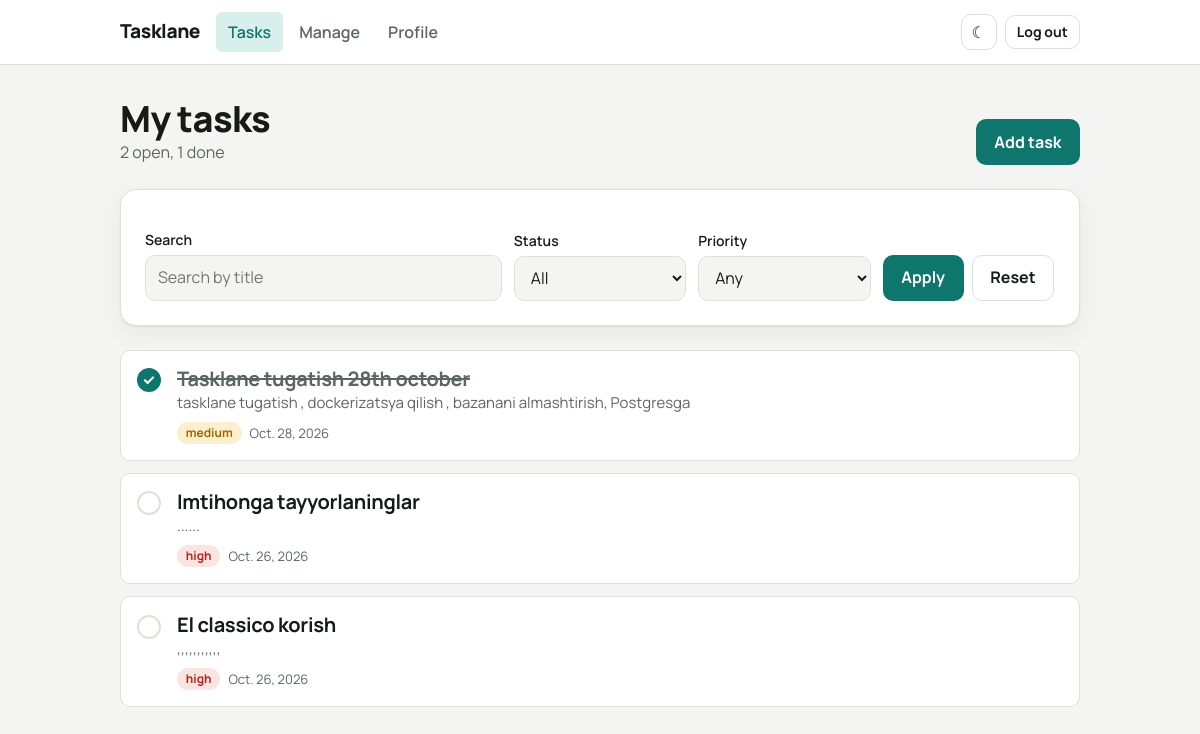
The page / (signed in) on the database its author committed.
### tasks/models.py (models this page shows, shortened)
class Tasks(models.Model):
    title =models.CharField(max_length = 100)
    description = models.TextField()
    due_date = models.DateField()
    priority = models.CharField(max_length=15)
    status = models.BooleanField(default=False)
    user  = models.ForeignKey(User, on_delete=models.CASCADE, related_name="tasks")

### tasks/views.py (the view, shortened to what this page needs)
# urls.py: path("", home_page, name="home"),
@login_required
def home_page(request):
    return render(request, "index.html")

### tasks/context_pro.py (called while the page is built, shortened)
def tasks(request):
    tasks = Tasks.objects.filter(user_id=request.user.id)
    context = {
            "tasks": tasks.all(),
            "open_tasks": tasks.filter(status=False).all().count(),
            "done_tasks": tasks.filter(status=True).all().count()
    }
    return context

### templates/index.html (shortened to what this page needs)
{% extends 'base.html' %}
{% block content %}
    <div class="page-head">
      <div>
        <h1>My tasks</h1>
        <p>{{ open_tasks }} open, {{ done_tasks }} done</p>
      </div>
      <a class="btn" href="manage.html">Add task</a>
    </div>
    <form class="card filter-form" action="{% url  'tasks:home' %}" method="get">
      <div class="field field--search">
        <label for="q">Search</label>
        <input class="input" id="q" name="q" type="search" placeholder="Search by title">
      </div>
      <div class="field">
        <label for="status">Status</label>
        <select class="select" id="status" name="status">
          <option value="all">All</option>
        </select>
      </div>
      <div class="field">
        <label for="priority">Priority</label>
        <select class="select" id="priority" name="priority">
          <option value="any">Any</option>
        </select>
      </div>
      <div class="form-actions">
        <button class="btn" type="submit" name="filter">Apply</button>
        <a class="btn btn--ghost" href="{% url 'tasks:home' %}">Reset</a>
      </div>
    </form>
    <ul class="task-list">
      {% for i in tasks %}
      <li class="task {% if i.status %} task--done {% endif %}">
        <form  method="post">
          <button class="check {% if i.status %} check--on {% endif %}" name="toggle_status"  type="submit" aria-label="Mark “Prepare lesson 12 slides” as done"></button>
        </form>
        <div class="task__body">
          <h2 class="task__title">{{ i.title }}</h2>
          <p class="task__desc">{{ i.description }}</p>
          <div class="task__meta">
            <span class="badge badge--{{ i.priority }}">{{ i.priority }}</span>
            <span>{{ i.due_date }}</span>
          </div>
        </div>
      </li>
      {% endfor %}
    </ul>
{% endblock content %}

### templates/base.html (shortened to what this page needs)
<!DOCTYPE html>
{% load static %}
<html lang="en">
<head>
  <link rel="stylesheet" href="{% static 'css/base.css' %}">
  <link rel="stylesheet" href="{% static 'css/themes.css' %}">
  <link rel="stylesheet" href="{% static 'css/layout.css' %}">
  <link rel="stylesheet" href="{% static 'css/components.css' %}">
  <link rel="stylesheet" href="{% static 'css/pages.css' %}">
</head>
<body>
  <header class="site-header">
    <div class="container site-header__inner">
      <a class="brand" href="{% url 'tasks:home' %}">Tasklane</a>
      <div class="site-header__menu" id="main-nav">
        <nav class="main-nav" aria-label="Main">
          <a href="{% url 'tasks:home' %}" {% if request.path == '/' %} aria-current="page" {% endif %}>Tasks</a>
          <a href="{% url 'tasks:manage' %}" {% if request.path == '/manage/' %} aria-current="page" {% endif %} >Manage</a>
          <a href="{% url 'tasks:profile' %}" {% if request.path == '/profile/' %} aria-current="page" {% endif %}>Profile</a>
        </nav>
        <div class="header-actions">
          <button class="icon-btn" type="button" data-theme-toggle aria-label="Switch theme">
            <span class="icon-moon">☾</span><span class="icon-sun">☀</span>
          </button>
          <form action="logout" method="post">
            <a href="{% url 'accounts_app:logout' %}" class="btn btn--ghost btn--sm" type="submit">Log out</a>
          </form>
        </div>
      </div>
    </div>
  </header>
  <main class="container page">
    {% block content %}  {% endblock content %}
  </main>
</body>
</html>

### staticfiles/css/base.css (style rules this page uses)
:root { --font-sans: "Manrope", system-ui, -apple-system, "Segoe UI", sans-serif; --bg: #f4f5f2; --surface: #ffffff; --surface-2: #ecefe9; --text: #161a18; --text-muted: #5c6660; --border: #dde1da; --accent: #0f766e; --accent-hover: #0b5f58; --accent-contrast: #ffffff; --accent-soft: #d9efeb; --danger: #b42318; --danger-soft: #fbe4e1; --warning: #9a6700; --warning-soft: #fbefcf; --success: #1a7f4b; --success-soft: #dcf3e5; --radius-sm: 6px; --radius-md: 10px; --radius-lg: 16px; --space-1: 0.25rem; --space-2: 0.5rem; --space-3: 0.75rem; --space-4: 1rem; --space-5: 1.5rem; --space-6: 2rem; --space-7: 3rem; --shadow: 0 1px 2px rgb(0 0 0 / 0.06), 0 8px 24px rgb(0 0 0 / 0.05); --container: 60rem; --transition: 150ms ease; }
*, *::before, *::after { box-sizing: border-box; }
html { color-scheme: light; -webkit-text-size-adjust: 100%; }
body { margin: 0; min-height: 100vh; font-family: var(--font-sans); font-size: 1rem; line-height: 1.55; color: var(--text); background: var(--bg); }
h1, h2, h3, p, ul, ol, figure, fieldset { margin: 0; padding: 0; }
h1, h2, h3 { line-height: 1.2; letter-spacing: -0.015em; }
h1 { font-size: clamp(1.75rem, 4vw, 2.25rem); font-weight: 800; }
h2 { font-size: 1.25rem; font-weight: 700; }
ul, ol { list-style: none; }
a { color: var(--accent); text-underline-offset: 3px; }
button, input, select, textarea { font: inherit; color: inherit; }

### staticfiles/css/layout.css (style rules this page uses)
.container { width: min(100% - 2rem, var(--container)); margin-inline: auto; }
.site-header { position: sticky; top: 0; z-index: 10; background: var(--surface); border-bottom: 1px solid var(--border); }
.site-header__inner { display: flex; align-items: center; gap: var(--space-4); min-height: 4rem; }
.brand { font-weight: 800; font-size: 1.2rem; letter-spacing: -0.02em; color: var(--text); text-decoration: none; }
.site-header__menu { display: flex; flex: 1; align-items: center; gap: var(--space-4); }
.main-nav { display: flex; gap: var(--space-1); margin-right: auto; }
.main-nav a { padding: var(--space-2) var(--space-3); border-radius: var(--radius-sm); color: var(--text-muted); font-weight: 600; text-decoration: none; transition: background var(--transition), color var(--transition); }
.main-nav a[aria-current="page"] { background: var(--accent-soft); color: var(--accent); }
.header-actions { display: flex; align-items: center; gap: var(--space-2); }
.page { padding-block: var(--space-6) var(--space-7); display: grid; gap: var(--space-5); }
.page-head { display: flex; flex-wrap: wrap; align-items: end; justify-content: space-between; gap: var(--space-3); }
.page-head p { color: var(--text-muted); }

### staticfiles/css/components.css (style rules this page uses)
.btn { display: inline-flex; align-items: center; justify-content: center; gap: var(--space-2); padding: 0.6rem 1.1rem; border: 1px solid transparent; border-radius: var(--radius-md); background: var(--accent); color: var(--accent-contrast); font-weight: 700; text-decoration: none; cursor: pointer; transition: background var(--transition), border-color var(--transition); }
.btn--ghost { background: transparent; color: var(--text); border-color: var(--border); }
.btn--sm { padding: 0.35rem 0.7rem; font-size: 0.875rem; }
.icon-btn { display: inline-flex; align-items: center; justify-content: center; width: 2.25rem; height: 2.25rem; border: 1px solid var(--border); border-radius: var(--radius-md); background: transparent; cursor: pointer; transition: background var(--transition); }
.card { padding: var(--space-5); background: var(--surface); border: 1px solid var(--border); border-radius: var(--radius-lg); box-shadow: var(--shadow); }
.card > * + * { margin-top: var(--space-4); }
.field { display: grid; gap: var(--space-1); }
.field label { font-size: 0.875rem; font-weight: 600; }
.input, .select, .textarea { width: 100%; padding: 0.6rem 0.75rem; background: var(--bg); border: 1px solid var(--border); border-radius: var(--radius-md); transition: border-color var(--transition), box-shadow var(--transition); }
.form-actions { display: flex; flex-wrap: wrap; gap: var(--space-2); }
.badge { display: inline-block; padding: 0.1rem 0.55rem; border-radius: 999px; background: var(--surface-2); color: var(--text-muted); font-size: 0.75rem; font-weight: 700; }
.badge--high { background: var(--danger-soft); color: var(--danger); }
.badge--medium { background: var(--warning-soft); color: var(--warning); }

### rows shown on the page
Tasks: title "Tasklane tugatish 28th october", description "tasklane tugatish , dockerizatsya qilish , bazanani almashtirish, Postgresga", priority "medium", due_date "Oct. 28, 2026"
Tasks: status False (drawn), title "Imtihonga tayyorlaninglar", description "......", priority "high", due_date "Oct. 26, 2026"
Tasks: status False (drawn), title "El classico korish", description ",,,,,,,,,,,", priority "high", due_date "Oct. 26, 2026"

### other values the page prints
{{ open_tasks }} "2"
{{ done_tasks }} "1"
